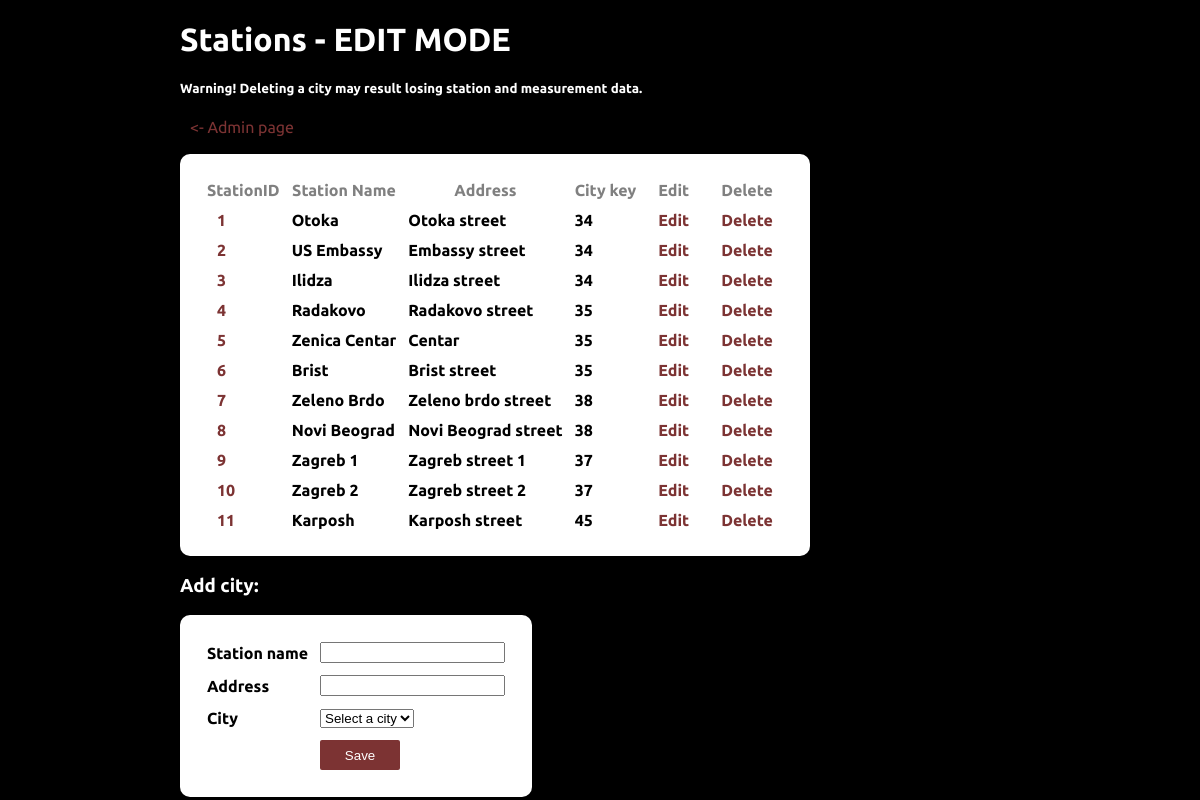
The page /editStations.php on the database its author committed.
### tables this page shows
CREATE TABLE `stations` (
  `StationID` int(11) NOT NULL,
  `StationName` varchar(255) NOT NULL,
  `Address` varchar(255) NOT NULL,
  `CityFK` int(11) NOT NULL
);

### editStations.php (the view, shortened to what this page needs)
<?php
include ('database.php');
?>
<!DOCTYPE html>
<html>
<head>
    <link rel="stylesheet" href="styles.css">
</head>
<body>
<h1>Stations - EDIT MODE</h1>
<h5>Warning! Deleting a city may result losing station and measurement data.</h5>
<a href="adminPage.php"><- Admin page</a>
<?php
$query = "SELECT * FROM stations";
$result = mysqli_query($con, $query);
?>
<br><br>
<table>
    <tr>
        <th>StationID</th>
        <th>Station Name</th>
        <th>Address</th>
        <th>City key</th>
        <th>Edit</th>
        <th>Delete</th>
    </tr>
    <?php while($row = mysqli_fetch_assoc($result)) { ?>
        <tr>
            <td> <a> <?php echo $row['StationID'] ?> </a> </td>
            <td> <?php echo $row['StationName'] ?> </td>
            <td> <?php echo $row['Address'] ?> </td>
            <td> <?php echo $row['CityFK'] ?> </td>
            <td>
                <a href="editStation.php?id=<?php echo $row['StationID'] ?>">Edit</a>
            </td>
            <td>
                <a href="deleteStation.php?id=<?php echo $row['StationID'] ?>">Delete</a>
            </td>
        </tr>
    <?php } ?>
</table>
<h3>Add city:</h3>
<form action="saveStation.php" method="post">
    <table>
        <tr><td>Station name</td>
            <td><input type='text' name='StationName'/></td>
        </tr>
        <tr><td>Address</td>
            <td><input type='text' name='Address'/></td>
        </tr>
        <tr><td>City</td>
            <td>
                <select name="cit" id="CitiesFK">
                    <option value=""> Select a city </option>
                </select>
            </td>
        </tr>
        <tr><td></td>
            <td>
                <button type="submit">Save</button>
            </td>
        </tr>
    </table>
</body>
</html>

### styles.css (style rules this page uses)
html { background-color: black; }
table { border: 2px; color: black; background-color: white; border-radius: 10px; padding: 20px; font-weight: bold; }
h1,h2,h3,h4,h5,h6 { color: white; }
th { color: gray; padding: 5px; font-weight: bold; }
td { padding: 5px; }
button { background-color: #7c3333; color: white; width: 80px; height: 30px; border: none; border-radius: 2px; }
body { width: 70%; margin: auto; background-color: black; font-family: "Ubuntu"; }
a { color: #7c3333; margin:5px; padding: 5px; text-decoration: none; font-family: "Ubuntu"; }

### rows shown on the page
stations: StationID "1", StationName "Otoka", Address "Otoka street", CityFK "34"
stations: StationID "2", StationName "US Embassy", Address "Embassy street", CityFK "34"
stations: StationID "3", StationName "Ilidza", Address "Ilidza street", CityFK "34"
stations: StationID "4", StationName "Radakovo", Address "Radakovo street", CityFK "35"
stations: StationID "5", StationName "Zenica Centar", Address "Centar", CityFK "35"
stations: StationID "6", StationName "Brist", Address "Brist street", CityFK "35"
stations: StationID "7", StationName "Zeleno Brdo", Address "Zeleno brdo street", CityFK "38"
stations: StationID "8", StationName "Novi Beograd", Address "Novi Beograd street", CityFK "38"
stations: StationID "9", StationName "Zagreb 1", Address "Zagreb street 1", CityFK "37"
stations: StationID "10", StationName "Zagreb 2", Address "Zagreb street 2", CityFK "37"
stations: StationID "11", StationName "Karposh", Address "Karposh street", CityFK "45"
